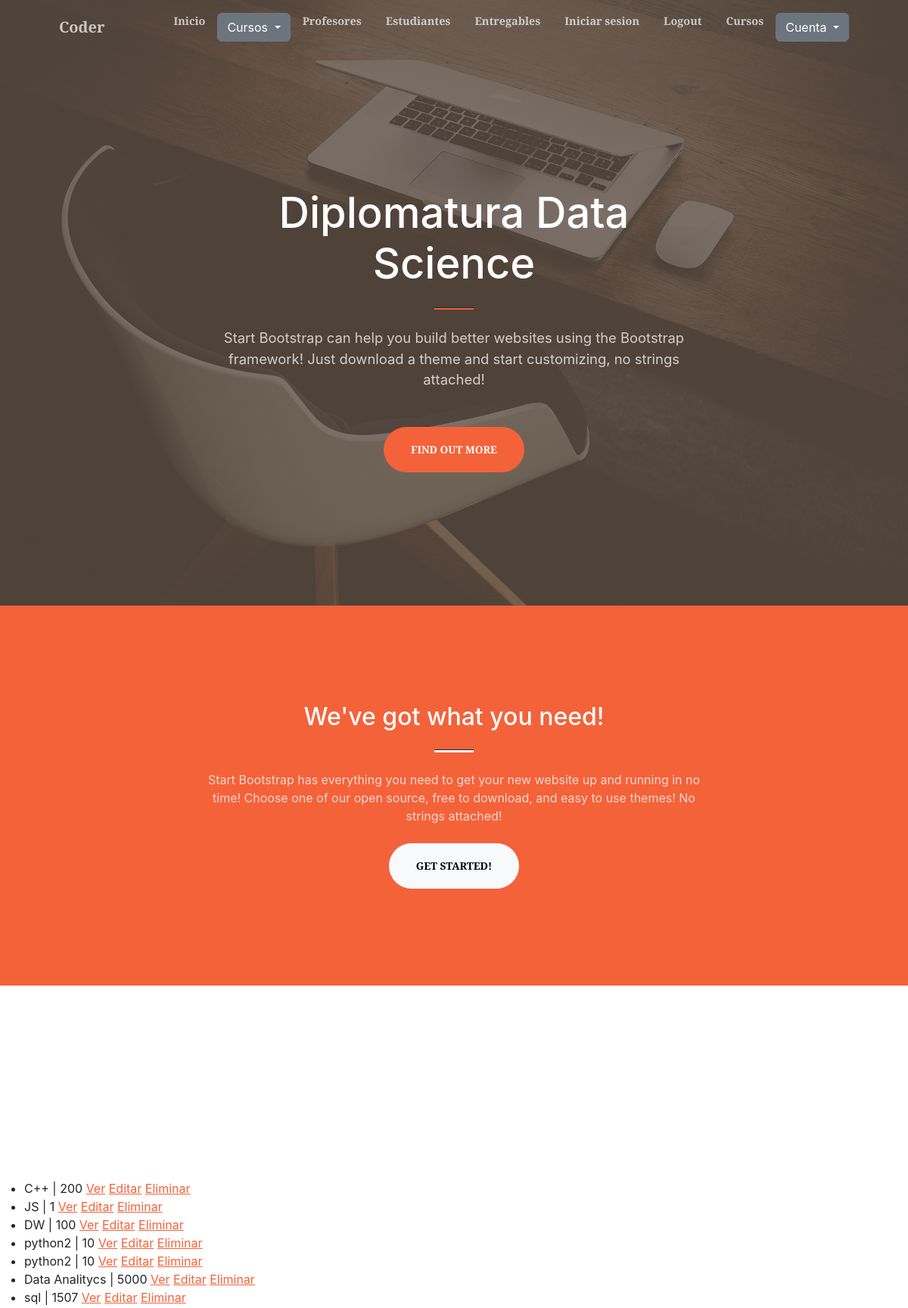
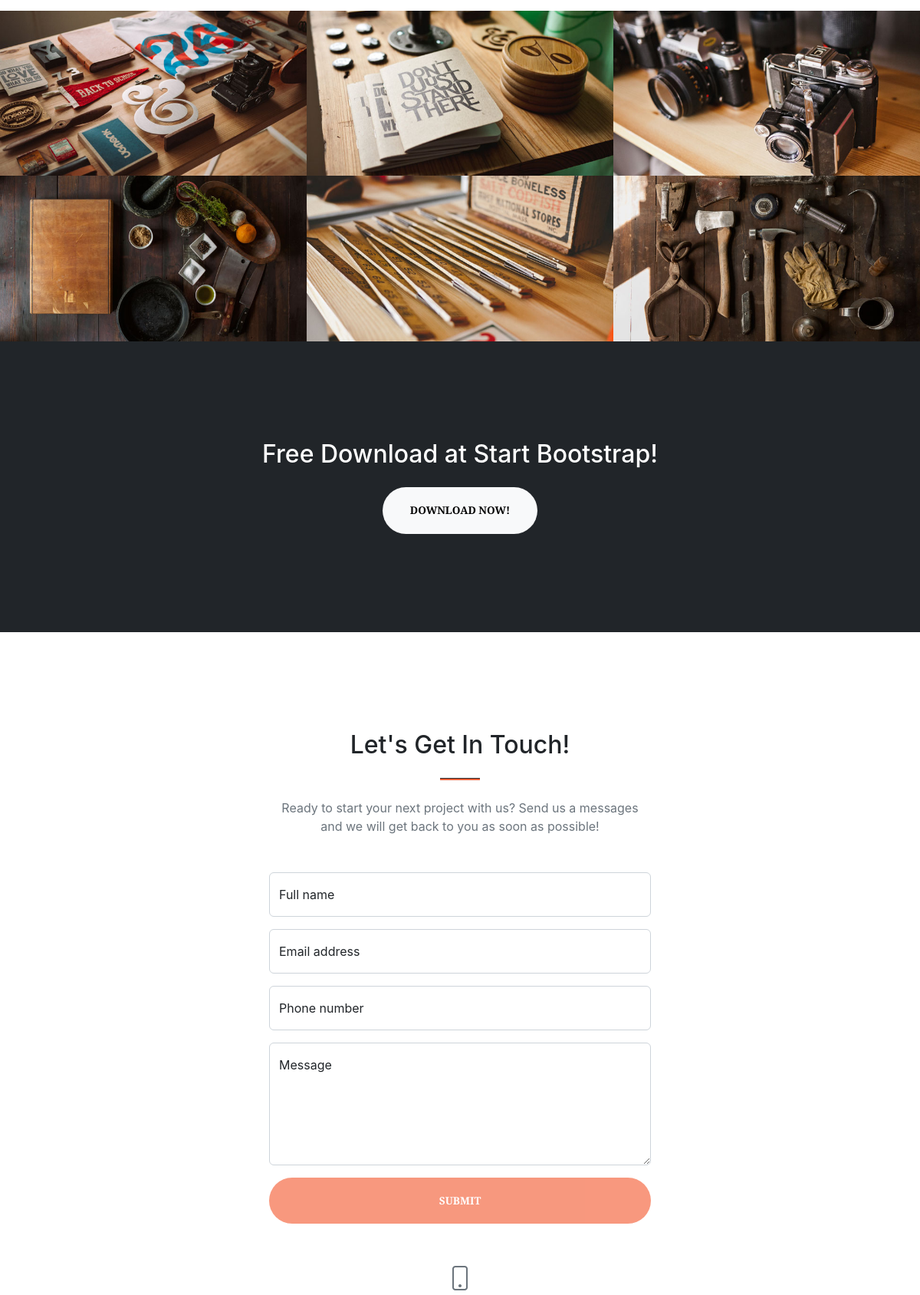
Screenshot of /cursos/ (upper part) with the database file from the repository (2 pictures, top to bottom).
### AppCoder/models.py (models this page shows, shortened)
class Curso(models.Model):
    nombre = models.CharField(max_length =40)
    camada = models.IntegerField()

### AppCoder/views.py (the view)
# urls.py: path("cursos/", views.cursos, name = 'cursos'),
def cursos(request):
    cursos = Curso.objects.all()
    return render (request, "AppCoder/show_courses.html", {"cursos": cursos})

### AppCoder/templates/AppCoder/show_courses.html (shortened to what this page needs)
{% extends "AppCoder/base.html" %}
{% load static %}
{% block main %}
    <ul>
        {% for curso in cursos %}
        <li> {{ curso.nombre }} | {{ curso.camada }}
        <a href="{% url 'ver_curso' curso.pk %}">Ver</a>
        <a href="{% url 'editar_curso' curso.pk %}">Editar</a>
        <a href="{% url 'borrar_curso' curso.pk %}">Eliminar</a>
        </li>
        {% endfor %}
    </ul>
{% endblock main %}

### rows the page displays
Curso: nombre "C++", camada "200"
Curso: nombre "JS", camada "1"
Curso: nombre "DW", camada "100"
Curso: nombre "python2", camada "10"
Curso: nombre "python2", camada "10"
Curso: nombre "Data Analitycs", camada "5000"
Curso: nombre "sql", camada "1507"
